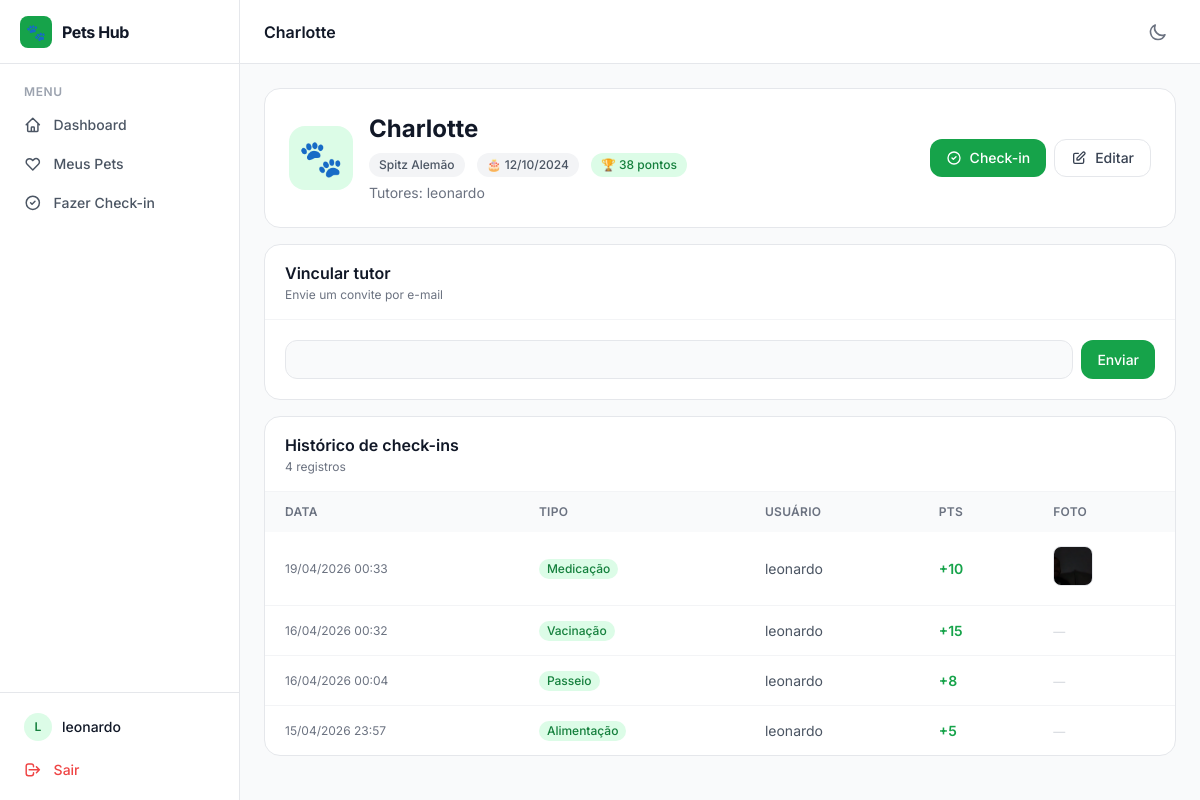
Screenshot of /pets/1/ (signed in) with the database file from the repository.
### core/models.py (models this page shows, shortened)
class Pet(models.Model):
    name = models.CharField(max_length=120)
    species = models.CharField(max_length=80, blank=True)
    birth_date = models.DateField(blank=True, null=True)
    owners = models.ManyToManyField(settings.AUTH_USER_MODEL, related_name='pets')
    created_at = models.DateTimeField(default=timezone.now)
    class Meta:
        ordering = ['name']
    def total_points(self):
        return self.checkins.aggregate(total=Sum('points'))['total'] or 0

class CheckIn(models.Model):
    FOOD = 'food'
    WALK = 'walk'
    VET = 'vet'
    MEDICATION = 'medication'
    VACINE = 'vacine'
    OTHER = 'other'
    TYPE_CHOICES = [
        (FOOD, 'Alimentação'),
        (WALK, 'Passeio'),
        (VET, 'Veterinário'),
        (MEDICATION, 'Medicação'),
        (VACINE, 'Vacinação'),
        (OTHER, 'Outros'),
    ]
    TYPE_POINTS = {
        FOOD: 5,
        WALK: 8,
        VET: 12,
        MEDICATION: 10,
        VACINE:15,
        OTHER: 2,
    }
    pet = models.ForeignKey(Pet, related_name='checkins', on_delete=models.CASCADE)
    user = models.ForeignKey(settings.AUTH_USER_MODEL, related_name='checkins', on_delete=models.CASCADE)
    checkin_type = models.CharField(max_length=20, choices=TYPE_CHOICES)
    timestamp = models.DateTimeField(default=timezone.now)
    description = models.TextField(blank=True)
    points = models.PositiveIntegerField(default=0)
    photo = models.ImageField(upload_to='checkins/', blank=True, null=True)
    class Meta:
        ordering = ['-timestamp']

### core/views.py (the view)
# urls.py: path('pets/<int:pk>/', views.pet_detail_view, name='pet_detail'),
@login_required
def pet_detail_view(request, pk):
    pet = get_object_or_404(Pet, pk=pk, owners=request.user)
    checkins = pet.checkins.select_related('user').order_by('-timestamp')
    invite_form = InviteTutorForm()
    invites = pet.invites.all()
    return render(
        request,
        'core/pet_detail.html',
        {
            'pet': pet,
            'checkins': checkins,
            'invite_form': invite_form,
            'invites': invites,
        },
    )

### core/forms.py
class InviteTutorForm(forms.Form):
    invitee_email = forms.EmailField(label='E-mail do tutor', widget=forms.EmailInput(attrs={'class': 'ui-input'}))

### core/templates/core/pet_detail.html (shortened to what this page needs)
{% extends 'core/base.html' %}
{% block page_title %}{{ pet.name }}{% endblock %}
{% block content %}
<div class="bg-white dark:bg-gray-900 rounded-2xl border border-gray-200 dark:border-gray-800 p-6 mb-4">
  <div class="flex flex-col sm:flex-row sm:items-center gap-4">
    <div class="w-16 h-16 rounded-2xl bg-brand-100 dark:bg-brand-900/40 flex items-center justify-center text-4xl shrink-0">
      {% if pet.species|lower == 'gato' or pet.species|lower == 'cat' %}🐱
      {% elif pet.species|lower == 'cachorro' or pet.species|lower == 'dog' %}🐶
      {% elif pet.species|lower == 'pássaro' or pet.species|lower == 'bird' %}🐦
      {% elif pet.species|lower == 'coelho' or pet.species|lower == 'rabbit' %}🐰
      {% else %}🐾{% endif %}
    </div>
    <div class="flex-1 min-w-0">
      <h1 class="text-2xl font-bold text-gray-900 dark:text-white">{{ pet.name }}</h1>
      <div class="flex flex-wrap gap-3 mt-2">
        {% if pet.species %}
        <span class="inline-flex items-center gap-1 text-xs font-medium text-gray-600 dark:text-gray-400 bg-gray-100 dark:bg-gray-800 px-2.5 py-1 rounded-full">
          {{ pet.species }}
        </span>
        {% endif %}
        {% if pet.birth_date %}
        <span class="inline-flex items-center gap-1 text-xs font-medium text-gray-600 dark:text-gray-400 bg-gray-100 dark:bg-gray-800 px-2.5 py-1 rounded-full">
          🎂 {{ pet.birth_date|date:'d/m/Y' }}
        </span>
        {% endif %}
        <span class="inline-flex items-center gap-1 text-xs font-medium text-brand-700 dark:text-brand-300 bg-brand-100 dark:bg-brand-900/40 px-2.5 py-1 rounded-full">
          🏆 {{ pet.total_points }} pontos
        </span>
      </div>
      <p class="text-sm text-gray-500 dark:text-gray-400 mt-1.5">
        Tutores: {{ pet.owners.all|join:', ' }}
      </p>
    </div>
    <div class="flex gap-2 shrink-0">
      <a href="{% url 'checkin_create' pet_id=pet.pk %}"
         class="inline-flex items-center gap-2 bg-brand-600 hover:bg-brand-700 text-white text-sm font-medium px-4 py-2 rounded-xl transition-colors">
        <svg class="w-4 h-4" fill="none" stroke="currentColor" viewBox="0 0 24 24">
          <path stroke-linecap="round" stroke-linejoin="round" stroke-width="2" d="M9 12l2 2 4-4m6 2a9 9 0 11-18 0 9 9 0 0118 0z"/>
        </svg>
        Check-in
      </a>
      <a href="{% url 'pet_update' pk=pet.pk %}"
         class="inline-flex items-center gap-2 text-sm font-medium text-gray-700 dark:text-gray-300 border border-gray-200 dark:border-gray-700 hover:border-gray-300 dark:hover:border-gray-600 px-4 py-2 rounded-xl transition-colors">
        <svg class="w-4 h-4" fill="none" stroke="currentColor" viewBox="0 0 24 24">
          <path stroke-linecap="round" stroke-linejoin="round" stroke-width="2" d="M11 5H6a2 2 0 00-2 2v11a2 2 0 002 2h11a2 2 0 002-2v-5m-1.414-9.414a2 2 0 112.828 2.828L11.828 15H9v-2.828l8.586-8.586z"/>
        </svg>
        Editar
      </a>
    </div>
  </div>
</div>
<div class="grid grid-cols-1 xl:grid-cols-2 gap-4">
  <div class="bg-white dark:bg-gray-900 rounded-2xl border border-gray-200 dark:border-gray-800 overflow-hidden">
    <div class="px-5 py-4 border-b border-gray-100 dark:border-gray-800">
      <h2 class="font-semibold text-gray-900 dark:text-white">Vincular tutor</h2>
      <p class="text-xs text-gray-500 dark:text-gray-400 mt-0.5">Envie um convite por e-mail</p>
    </div>
    <div class="p-5">
      <form method="post" action="{% url 'pet_invite' pk=pet.pk %}" class="flex gap-2">
        <div class="flex-1">
          {{ invite_form.invitee_email }}
        </div>
        <button type="submit"
          class="shrink-0 bg-brand-600 hover:bg-brand-700 text-white text-sm font-medium px-4 py-2 rounded-xl transition-colors">
          Enviar
        </button>
      </form>
    </div>
  </div>
  <div class="bg-white dark:bg-gray-900 rounded-2xl border border-gray-200 dark:border-gray-800 overflow-hidden">
    <div class="px-5 py-4 border-b border-gray-100 dark:border-gray-800">
      <h2 class="font-semibold text-gray-900 dark:text-white">Histórico de check-ins</h2>
      <p class="text-xs text-gray-500 dark:text-gray-400 mt-0.5">{{ checkins|length }} registro{{ checkins|length|pluralize:",s" }}</p>
    </div>
    {% if checkins %}
    <div class="overflow-x-auto">
      <table class="w-full text-sm">
        <thead>
          <tr class="bg-gray-50 dark:bg-gray-800/50">
            <th class="text-left px-5 py-3 text-xs font-semibold text-gray-500 dark:text-gray-400 uppercase tracking-wide">Data</th>
            <th class="text-left px-5 py-3 text-xs font-semibold text-gray-500 dark:text-gray-400 uppercase tracking-wide">Tipo</th>
            <th class="text-left px-5 py-3 text-xs font-semibold text-gray-500 dark:text-gray-400 uppercase tracking-wide">Usuário</th>
            <th class="text-left px-5 py-3 text-xs font-semibold text-gray-500 dark:text-gray-400 uppercase tracking-wide">Pts</th>
            <th class="text-left px-5 py-3 text-xs font-semibold text-gray-500 dark:text-gray-400 uppercase tracking-wide">Foto</th>
          </tr>
        </thead>
        <tbody class="divide-y divide-gray-100 dark:divide-gray-800">
          {% for checkin in checkins %}
          <tr class="hover:bg-gray-50 dark:hover:bg-gray-800/40 transition-colors">
            <td class="px-5 py-3.5 text-xs text-gray-500 dark:text-gray-400">{{ checkin.timestamp|date:'d/m/Y H:i' }}</td>
            <td class="px-5 py-3.5">
              <span class="inline-flex items-center px-2 py-0.5 rounded-full text-xs font-medium bg-brand-100 dark:bg-brand-900/40 text-brand-700 dark:text-brand-300">
                {{ checkin.get_checkin_type_display }}
              </span>
            </td>
            <td class="px-5 py-3.5 text-gray-600 dark:text-gray-400">{{ checkin.user.username }}</td>
            <td class="px-5 py-3.5 font-semibold text-brand-600 dark:text-brand-400">+{{ checkin.points }}</td>
            <td class="px-5 py-3.5">
              {% if checkin.photo %}
              <a href="{{ checkin.photo.url }}" target="_blank" rel="noopener"
                 class="inline-block w-10 h-10 rounded-lg overflow-hidden border border-gray-200 dark:border-gray-700 hover:opacity-80 transition-opacity">
                <img src="{{ checkin.photo.url }}" alt="Foto" class="w-full h-full object-cover" />
              </a>
              {% else %}
              <span class="text-gray-300 dark:text-gray-600 text-xs">—</span>
              {% endif %}
            </td>
          </tr>
          {% endfor %}
        </tbody>
      </table>
    </div>
    {% endif %}
  </div>
</div>
{% endblock %}

### core/templates/core/base.html (shortened to what this page needs)
{% load static %}
<!DOCTYPE html>
<html lang="pt-br" class="h-full">
<head>
  <script src="https://cdn.tailwindcss.com"></script>
</head>
<body class="h-full bg-gray-50 dark:bg-gray-950 font-sans antialiased" id="app-body">
  <div class="flex h-full min-h-screen">
    <aside id="sidebar"
      class="fixed inset-y-0 left-0 z-30 w-60 flex flex-col bg-white dark:bg-gray-900 border-r border-gray-200 dark:border-gray-800
             transform -translate-x-full transition-transform duration-300 ease-in-out
             lg:relative lg:translate-x-0 lg:flex shrink-0">
      <div class="flex items-center gap-2.5 px-5 h-16 border-b border-gray-200 dark:border-gray-800 shrink-0">
        <div class="w-8 h-8 rounded-lg bg-brand-600 flex items-center justify-center text-base shrink-0">🐾</div>
        <a href="{% url 'dashboard' %}" class="text-gray-900 dark:text-white font-bold text-base tracking-tight">Pets Hub</a>
      </div>
      <nav class="flex-1 px-3 py-3 space-y-0.5 overflow-y-auto">
        {% if user.is_authenticated %}
          <p class="px-3 pt-2 pb-1 text-xs font-semibold text-gray-400 dark:text-gray-500 uppercase tracking-wider">Menu</p>
          <a href="{% url 'dashboard' %}"
             class="sidebar-link {% if request.resolver_match.url_name == 'dashboard' %}active{% endif %}">
            Dashboard
          </a>
          <a href="{% url 'pet_list' %}"
             class="sidebar-link {% if request.resolver_match.url_name == 'pet_list' %}active{% endif %}">
            <svg style="width:1.1rem;height:1.1rem" class="shrink-0" fill="none" stroke="currentColor" viewBox="0 0 24 24">
              <path stroke-linecap="round" stroke-linejoin="round" stroke-width="2"
                d="M4.318 6.318a4.5 4.5 0 000 6.364L12 20.364l7.682-7.682a4.5 4.5 0 00-6.364-6.364L12 7.636l-1.318-1.318a4.5 4.5 0 00-6.364 0z"/>
            </svg>
            Meus Pets
          </a>
          <a href="{% url 'checkin_select_pet' %}"
             class="sidebar-link {% if request.resolver_match.url_name == 'checkin_select_pet' %}active{% endif %}">
            <svg style="width:1.1rem;height:1.1rem" class="shrink-0" fill="none" stroke="currentColor" viewBox="0 0 24 24">
              <path stroke-linecap="round" stroke-linejoin="round" stroke-width="2"
                d="M9 12l2 2 4-4m6 2a9 9 0 11-18 0 9 9 0 0118 0z"/>
            </svg>
            Fazer Check-in
          </a>
        {% endif %}
      </nav>
      {% if user.is_authenticated %}
      <div class="px-3 py-3 border-t border-gray-200 dark:border-gray-800">
        <div class="flex items-center gap-2.5 px-3 py-2 rounded-lg mb-0.5">
          <div class="w-7 h-7 rounded-full bg-brand-100 dark:bg-brand-900/50 flex items-center justify-center text-brand-700 dark:text-brand-300 font-semibold text-xs shrink-0">
            {{ user.username|first|upper }}
          </div>
          <div class="flex-1 min-w-0">
            <p class="text-gray-900 dark:text-white text-sm font-medium truncate">{{ user.username }}</p>
          </div>
        </div>
        <a href="{% url 'logout' %}"
           style="color:#ef4444"
           class="sidebar-link hover:bg-red-50 dark:hover:bg-red-900/20">
          <svg style="width:1.1rem;height:1.1rem;color:inherit" class="shrink-0" fill="none" stroke="currentColor" viewBox="0 0 24 24">
            <path stroke-linecap="round" stroke-linejoin="round" stroke-width="2"
              d="M17 16l4-4m0 0l-4-4m4 4H7m6 4v1a3 3 0 01-3 3H6a3 3 0 01-3-3V7a3 3 0 013-3h4a3 3 0 013 3v1"/>
          </svg>
          Sair
        </a>
      </div>
      {% endif %}
    </aside>
    <div class="flex-1 flex flex-col min-w-0 overflow-hidden">
      <header class="sticky top-0 z-10 bg-white dark:bg-gray-900 border-b border-gray-200 dark:border-gray-800 px-4 lg:px-6 h-16 flex items-center gap-4 shrink-0">
        <div class="flex-1">
          <h1 class="text-gray-900 dark:text-white font-semibold text-base">{% block page_title %}{% endblock %}</h1>
        </div>
        <button id="theme-toggle" onclick="toggleTheme()"
          class="p-2 rounded-lg text-gray-500 dark:text-gray-400 hover:bg-gray-100 dark:hover:bg-gray-800 transition-colors"
          aria-label="Alternar modo escuro">
          <svg id="icon-moon" class="w-5 h-5 dark:hidden" fill="none" stroke="currentColor" viewBox="0 0 24 24">
            <path stroke-linecap="round" stroke-linejoin="round" stroke-width="2"
              d="M20.354 15.354A9 9 0 018.646 3.646 9.003 9.003 0 0012 21a9.003 9.003 0 008.354-5.646z"/>
          </svg>
        </button>
      </header>
      <main class="flex-1 overflow-y-auto p-4 lg:p-6">
        {% block content %}{% endblock %}
      </main>
    </div>
  </div>
</body>
</html>

### core/templates/core/base.html (style rules this page uses)
.sidebar-link { display: flex; align-items: center; gap: 0.75rem; padding: 0.5rem 0.75rem; border-radius: 0.5rem; font-size: 0.875rem; font-weight: 500; transition: background 0.15s, color 0.15s; color: #4b5563; }

### core/templates/core/pet_detail.html (style rules this page uses)
#id_invitee_email { display: block; width: 100%; padding: 0.5rem 0.875rem; border-radius: 0.75rem; border: 1px solid #e5e7eb; background: #f9fafb; font-size: 0.875rem; color: #111827; outline: none; transition: border-color 0.15s, box-shadow 0.15s; }

### rows the page displays
Pet: name "Charlotte", species "Spitz Alemão", birth_date "12/10/2024", total_points "38", owners.all "leonardo"
CheckIn: timestamp "19/04/2026 00:33", checkin_type "Medicação", user.username "leonardo", points "10", photo (picture)
CheckIn: timestamp "16/04/2026 00:32", checkin_type "Vacinação", user.username "leonardo", points "15"
CheckIn: timestamp "16/04/2026 00:04", checkin_type "Passeio", user.username "leonardo", points "8"
CheckIn: timestamp "15/04/2026 23:57", checkin_type "Alimentação", user.username "leonardo", points "5"

### other values shown
{{ user.username|first|upper }} "L"
{{ user.username }} "leonardo"
{{ checkins|length }} "4"
